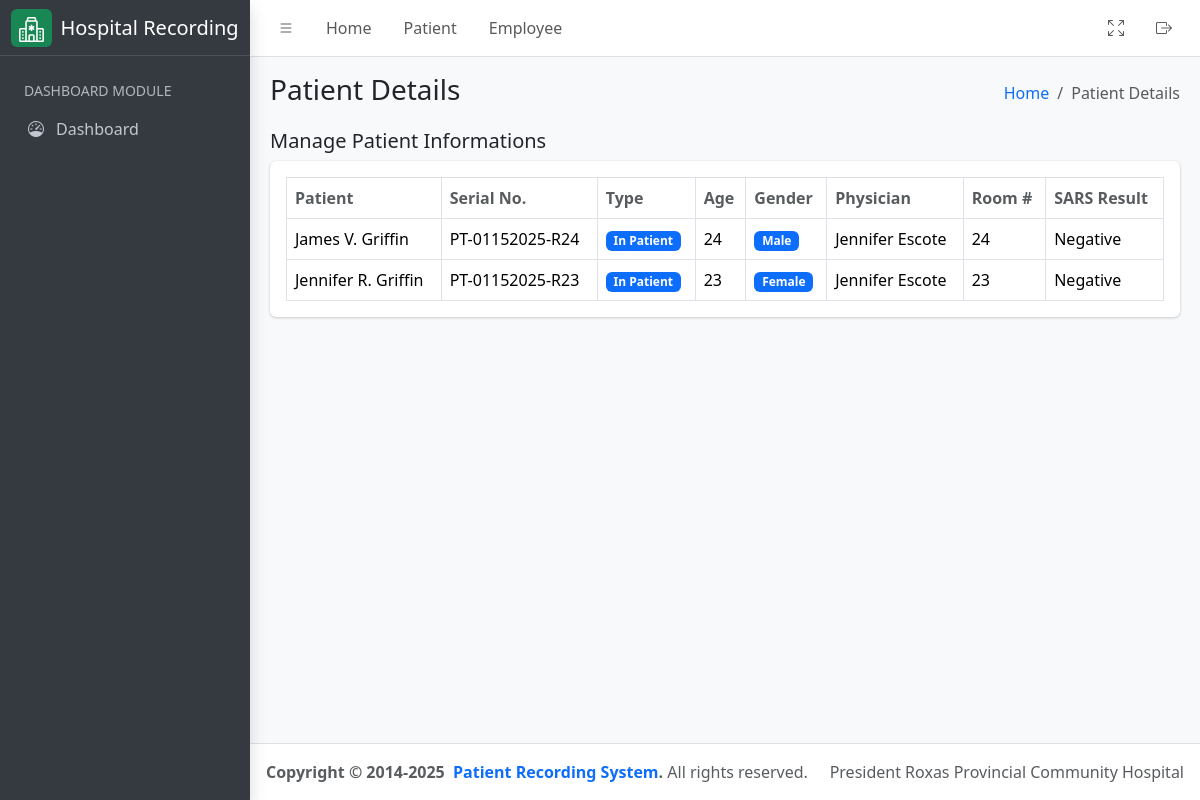
The page /patient/ on the database its author committed.
### hospital_app/models.py (models this page shows, shortened)
class Patient(models.Model):
    firstname = models.CharField(max_length=255)
    middlename = models.CharField(max_length=255, null=False, blank=True)
    lastname = models.CharField(max_length=255)
    age = models.PositiveIntegerField()
    sex = models.CharField(
        max_length=10, choices=(("Male", "Male"), ("Female", "Female"))
    )
    physician = models.ForeignKey(
        CustomUser,
        related_name="physician",
        limit_choices_to={"groups__name": "Physician"},
        on_delete=models.CASCADE,
    )
    room_number = models.PositiveIntegerField(null=True, blank=True, help_text="Leave room number as empty if out patient")
    sample_type = models.CharField(max_length=255)
    time_of_collection = models.TimeField()
    date_of_collection = models.DateField()
    sars_result = models.CharField(max_length=255)
    date = models.DateField(auto_now_add=True)
    serial_number = models.CharField(max_length=255, help_text="Serial number example: PT-01152025-R23")
    assigned_pathologist = models.ForeignKey(
        CustomUser,
        related_name="patient_pathologist",
        on_delete=models.CASCADE,
        null=True,
        blank=True,
        limit_choices_to={"groups__name": "Pathologist"},
    )
    assigned_technologist = models.ForeignKey(
        CustomUser,
        related_name="patient_technologist",
        on_delete=models.CASCADE,
        null=True,
        blank=True,
        limit_choices_to={"groups__name": "Medical Technologist"},
    )
    patient_type = models.CharField(
        max_length=100,
        default="In Patient",
        choices=(
            ("In Patient", "In Patient"),
            ("Out Patient", "Out Patient"),
        ),
    )
    def get_full_name(self):
        return f"{self.firstname}  { self.middlename[0] + '.' if self.middlename else ''} {self.lastname}"
    class Meta:
        ordering = ("time_of_collection",)

class CustomUser(AbstractUser):
    license_number = models.CharField(max_length=10, unique=True, db_index=True)
    class Meta:
        verbose_name = "User"
        verbose_name_plural = "Users"

### hospital_app/views.py (the view)
# urls.py: path('patient/', PatientListView.as_view(), name="patient_list"),
class PatientListView(ListView):
    template_name = "patient.html"
    queryset = Patient.objects.all().order_by("-date")
    context_object_name = "patients"
    def get_context_data(self, **kwargs):
        context = super().get_context_data(**kwargs)
        context["detail_header"] = "Patient Details List"
        context["humberger_header"] = "Patient Details"
        return context

### hospital_app/templatetags/group.py (called while the page is built)
@register.filter
def has_group(user, group_name):
    return user.groups.filter(name=group_name).exists()

### hospital_app/templates/patient.html (shortened to what this page needs)
{% extends './includes/base.html' %}
{% load group %}
{% block content %}
<div class="container-fluid">
    <div class="row">
        <div class="col-md-12">
            <div class="d-flex justify-content-between align-items-center">
                <h5>Manage Patient Informations</h5>
            </div>
            <div class="card mb-4">
                <div class="card-body">
                    <table id="datatable" class="table table-bordered table-hover">
                        <thead>
                            <tr>
                                <th class="text-muted">Patient</th>
                                <th class="text-muted">Serial No.</th>
                                <th class="text-muted">Type</th>
                                <th class="text-muted">Age</th>
                                <th class="text-muted">Gender</th>
                                <th class="text-muted">Physician</th>
                                <th class="text-muted">Room #</th>
                                <th class="text-muted">SARS Result</th>
                            </tr>
                        </thead>
                        <tbody>
                            {% for result in patients %}
                            <tr>
                                <td>{{ result.get_full_name }}</td>
                                <td>{{ result.serial_number }}</td>
                                <td>
                                    <span class="badge bg-primary">{{ result.patient_type }}</span>
                                </td>
                                <td>{{ result.age }}</td>
                                <td>
                                    <span class="badge bg-primary">{{ result.sex }}</span>
                                </td>
                                <td>{{ result.physician.get_full_name }}</td>
                                <td>{{ result.room_number }}</td>
                                <td>{{ result.sars_result }}</td>
                            </tr>
                            {% endfor %}
                        </tbody>
                    </table>
                </div>
            </div>
        </div>
    </div>
</div>
{% endblock %}

### rows shown on the page
Patient: get_full_name "James V. Griffin", serial_number "PT-01152025-R24", patient_type "In Patient", age "24", sex "Male", physician.get_full_name "Jennifer Escote", room_number "24", sars_result "Negative"
Patient: get_full_name "Jennifer R. Griffin", serial_number "PT-01152025-R23", patient_type "In Patient", age "23", sex "Female", physician.get_full_name "Jennifer Escote", room_number "23", sars_result "Negative"

### other values the page prints
{{ humberger_header }} "Patient Details"
